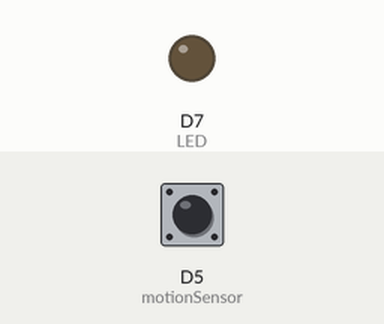
Simulated run of this sketch. Board: ESP8266 (NodeMCU). On the bench: output pins drawn as LEDs (lit = HIGH). The test bench sets the inputs (shaded band); at power-on: D5 (motionSensor) HIGH. WiFi joins after 1.5 s; servers stay silent unless stated; the local clock reads 2024-03-15 10:24:30 at power-on unless the sketch sets it; what the sketch prints to the serial monitor is not drawn.

Above: at 3.0 s.
3.1 s: D5 (motionSensor) pulsed LOW 2 times (0.12 s each, 0.3 s apart)
At 4.5 s:
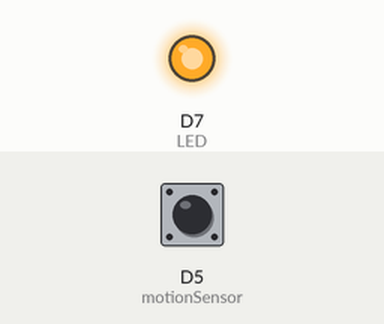
Timing chart, 0 to 6.1 s (numbered marks = the images above; inputs shaded):
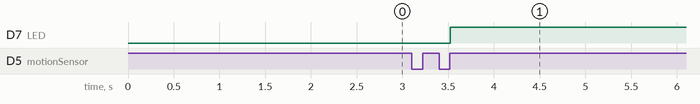

The sketch:

codigo.ino
```cpp
#include <ESP8266WiFi.h>
#include <WiFiClientSecure.h>
#include <UniversalTelegramBot.h>
#include <ArduinoJson.h>

// Replace with your network credentials
const char* ssid = "aaa";
const char* password = "a5813aef4c53";

// Initialize Telegram BOT
#define BOTtoken "5178028195:AAGi3_yoISu3nosvHHZcqW0gqgcP7-P-a_I"  // your Bot Token (Get from Botfather)

// Use @myidbot to find out the chat ID of an individual or a group
// Also note that you need to click "start" on a bot before it can
// message you
#define CHAT_ID "5357127167"
#define LED D7

X509List cert(TELEGRAM_CERTIFICATE_ROOT);
WiFiClientSecure client;
UniversalTelegramBot bot(BOTtoken, client);

const int motionSensor = 14; // PIR Motion Sensor
bool motionDetected = false;

// Indicates when motion is detected
void ICACHE_RAM_ATTR detectsMovement() {
  Serial.println("MOTION DETECTED!!!");
  motionDetected = true;
}

void setup() {
  Serial.begin(115200);
  configTime(0, 0, "pool.ntp.org");      // get UTC time via NTP
  client.setTrustAnchors(&cert); // Add root certificate for api.telegram.org

  // PIR Motion Sensor mode INPUT_PULLUP
  pinMode(motionSensor, INPUT_PULLUP);
  pinMode(LED, OUTPUT);
  // Set motionSensor pin as interrupt, assign interrupt function and set RISING mode
  attachInterrupt(digitalPinToInterrupt(motionSensor), detectsMovement, RISING);

  // Attempt to connect to Wifi network:
  Serial.print("Connecting Wifi: ");
  Serial.println(ssid);

  WiFi.mode(WIFI_STA);
  WiFi.begin(ssid, password);

  while (WiFi.status() != WL_CONNECTED) {
    Serial.print(".");
    delay(500);
  }

  Serial.println("");
  Serial.println("WiFi connected");
  Serial.print("IP address: ");
  Serial.println(WiFi.localIP());

  bot.sendMessage(CHAT_ID, "Bot started up", "");
}

void loop() {
  if(motionDetected){
    bot.sendMessage(CHAT_ID, "Motion detected!", "");
    digitalWrite(LED, HIGH);
    delay(3000);
    Serial.println("Motion Detected");
    motionDetected = false;
  }
}
```

Measured:
- after the input at 3.1 s, D7 (LED): LOW → HIGH after 0.42 s
